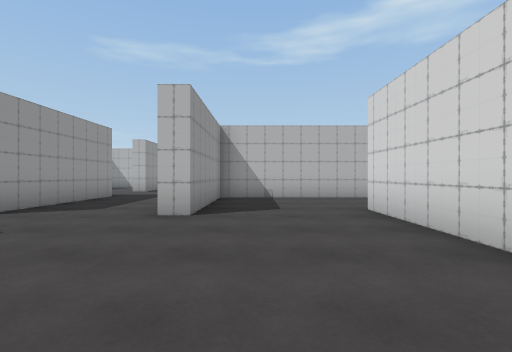
[1] (above)

24 first-person views from a walk through a scene from a Unity 3-D project. The camera is 1.2 m above the floor, looks level and sees 85° across. The floor is counted in squares, 2 m on a side. Each view is taken from the middle of a square. On the plan, view 1 faces up. The plan holds only what a view shows up to about 9 squares ahead; the rest is blank. The player is left out. Some surface patterns are stand-ins.

[2]
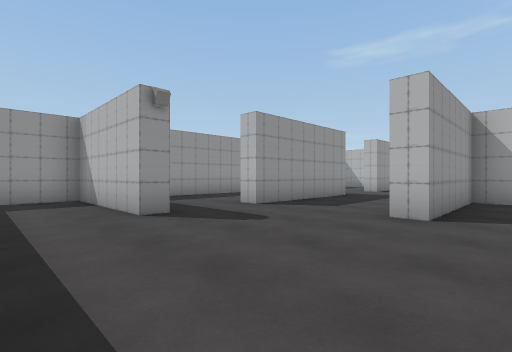

[3]
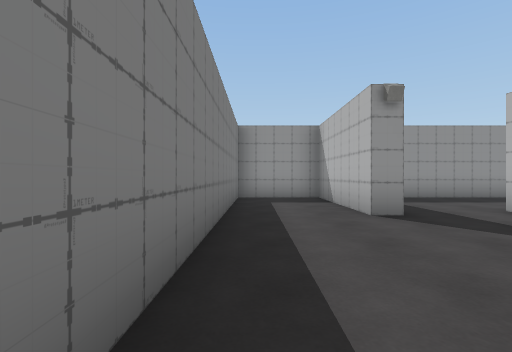

[4]
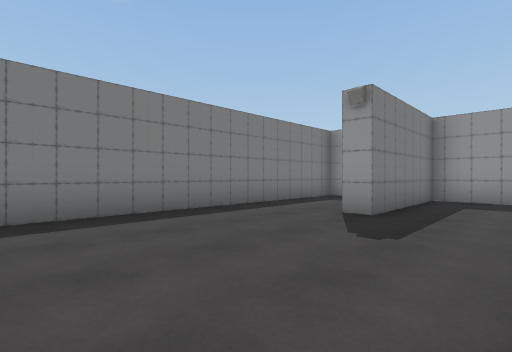

[5]
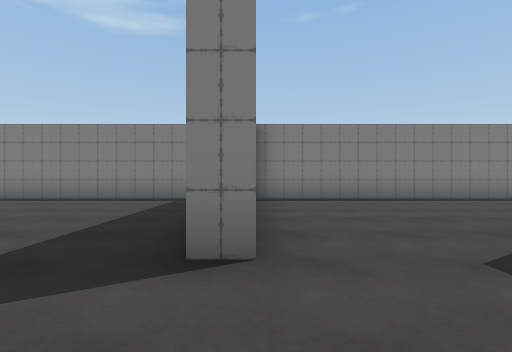

[6]
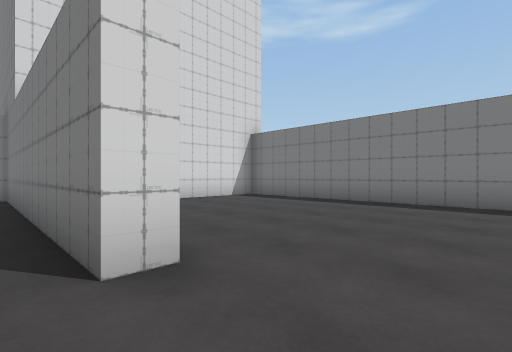

[7]
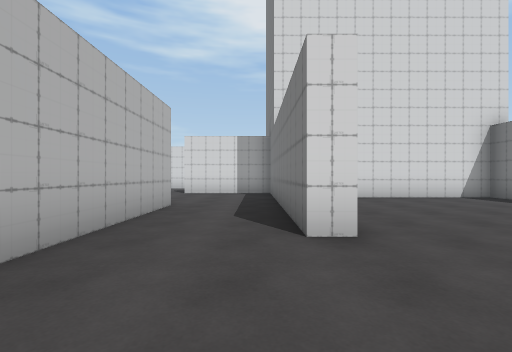

[8]
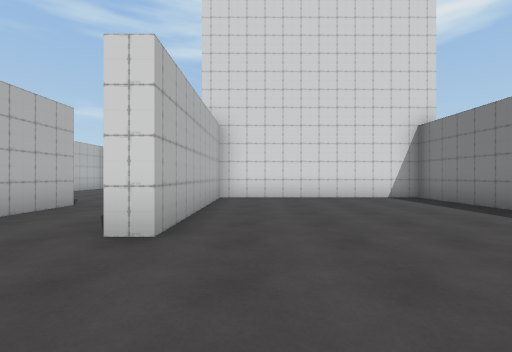

[9]
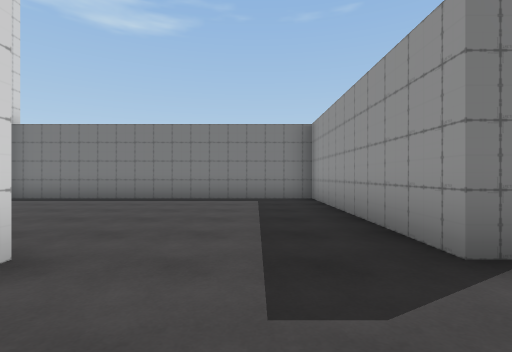

[10]
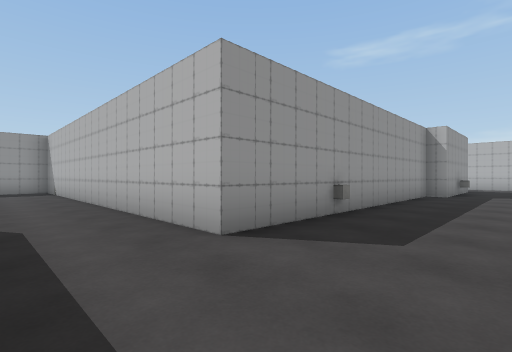

[11]
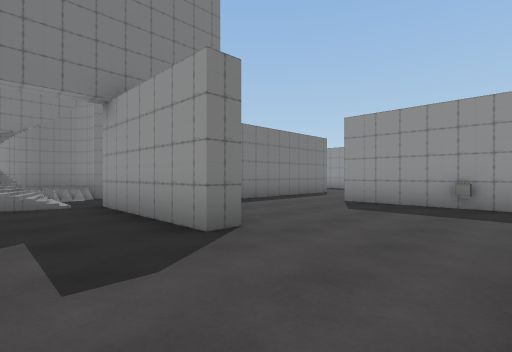

[12]
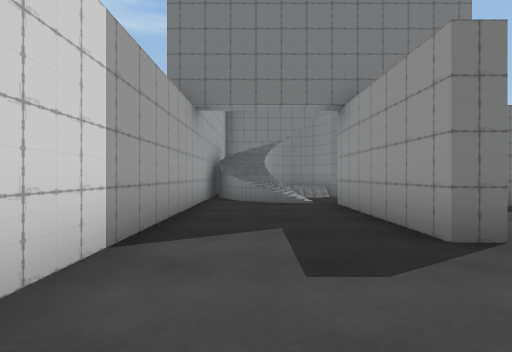

[13]
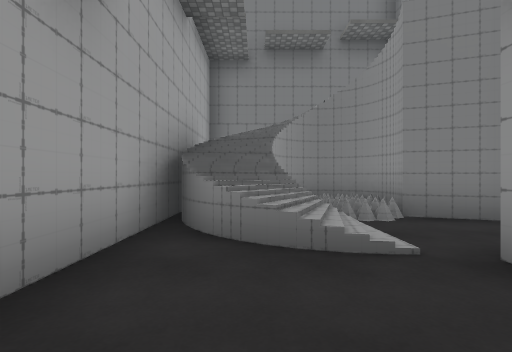

[14]
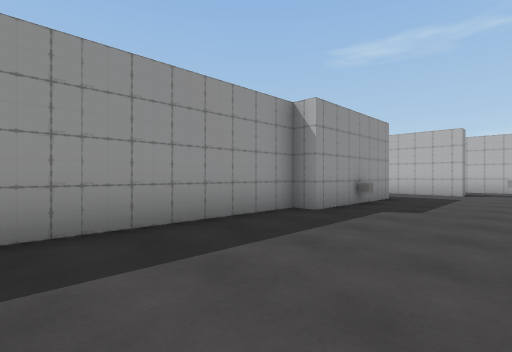

[15]
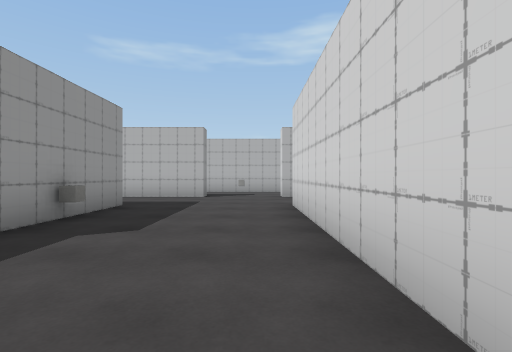

[16]
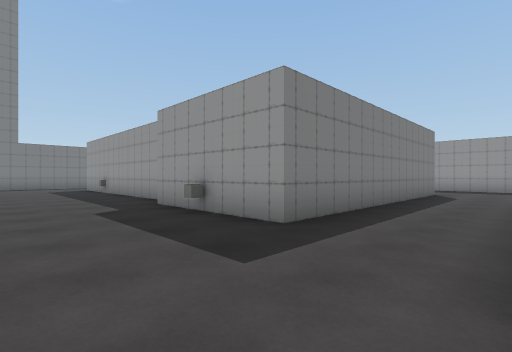

[17]
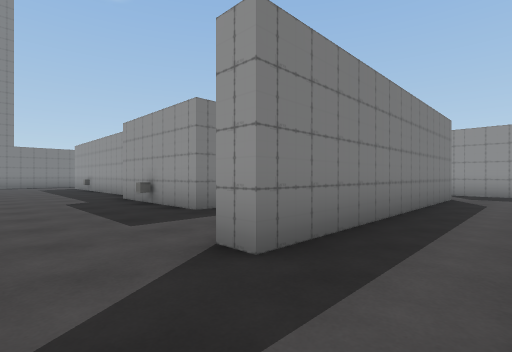

[18]
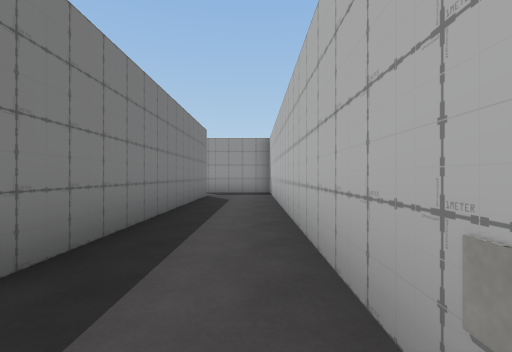

[19]
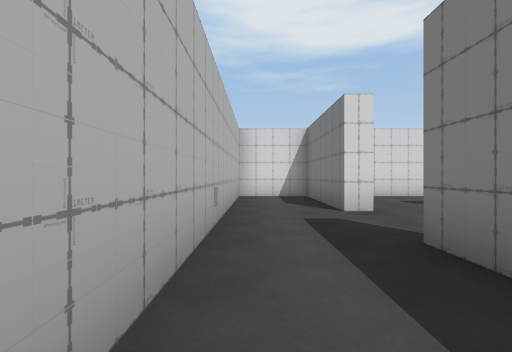

[20]
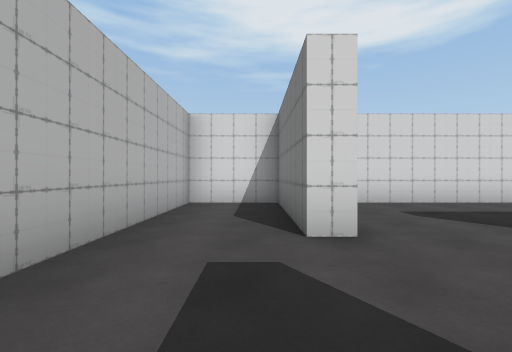

[21]
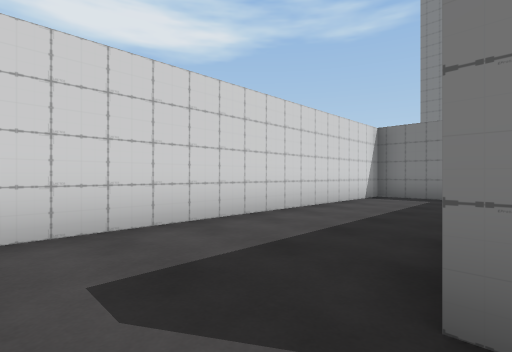

[22]
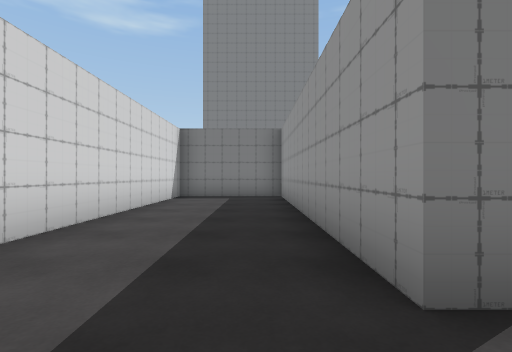

[23]
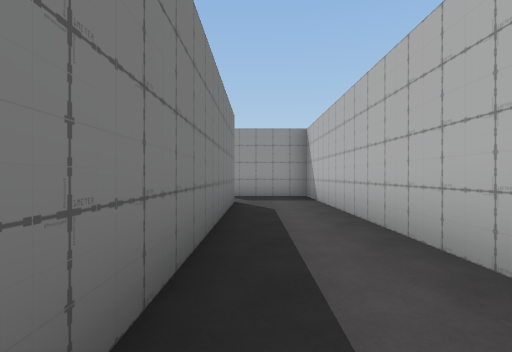

[24]
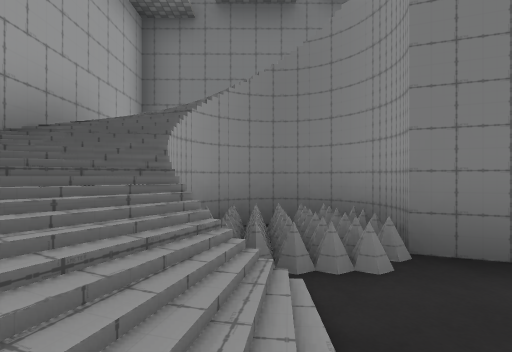

### Floor plan
Points are (right, up) in squares from view 1. A wall is a line through its corners. A room is listed if a view was taken in it or the views show most of it. See-through windows are left out.
Room 1 (views 1, 2, 3, 4)
walls: (-4.2, 4.3) (-4.8, 4.3); (-1, 4.3) (-1.5, 4.3); (2, 2.1) (2, 3.5); (-7.7, 7) (-7.7, 2.3) (-4.2, 2.3) (-4.2, 1.8) (-7.7, 1.8) (-7.7, -0.5) (2, -0.5)
ways out: opening at (0.5, 4.5) to room 2; opening at (-2.5, 4)
Room 2 (views 5, 6, 7, 8, 9)
walls: (2, 3.5) (2, 5) (2.5, 5) (2.5, -0.5) (10.7, -0.5) (10.7, 5) (5.7, 5) (5.7, 5.5); (4.4, 7.7) (-1, 7.7) (-1, 4.3)
ways out: opening at (0.5, 4.5) to room 1; opening at (5.5, 6.5) to room 3
Room 3 (views 10, 11, 12, 13, 14, 15, 24)
walls: (12.6, 8.5) (13.2, 8.5) (13.2, 5); (12.8, 13.8) (12.8, 18.8); (8.8, 15.3) (8.8, 7.7) (4.4, 7.7); (5.7, 5.5) (12.8, 5.5); (12.2, -0.5) (16.2, -0.5) (16.2, 9.8); (10.5, 21) (8.1, 21); (1.8, 18.8) (9.3, 18.8) (9.3, 15.3)
ways out: opening at (5.5, 6.5) to room 2; opening at (2.5, 21) to room 4; opening at (11.5, 21) to room 4; opening at (13, 19.5) to room 5; opening at (3, 20)
objects: other object (9, 10); other object (9, 17); other object (13, 3); other object (13, 12); other object (14, 2); other object (14, 3); other object (15, 2)
Room 4 (views 16, 17, 18, 19, 20, 23)
walls: (12.8, 21) (12.8, 21.5) (16.2, 21.5) (16.2, 23.5) (1.7, 23.5) (1.7, 21.1); (3.5, 21.5) (10.5, 21.5) (10.5, 21)
ways out: opening at (2.5, 21) to room 3; opening at (11.5, 21) to room 3
objects: other object (11, 24)
Room 5 (views 21, 22)
walls: (12.8, 18.8) (13.2, 18.8) (13.2, 12.8); (13.5, 11.7) (16.2, 11.7) (16.2, 19.9)
ways out: opening at (13, 19.5) to room 3

Positions as (right, up) in squares from view 1, and headings:
1: (0, 0), facing up
2: (0, 0), facing up-left
3: (0, 0), facing left
4: (0, 4), facing down-left
5: (2, 7), facing down
6: (4, 6), facing down-right
7: (3, 6), facing right
8: (3, 4), facing right
9: (4, 7), facing down
10: (11, 6), facing up-left
11: (15, 11), facing down-left
12: (15, 11), facing down
13: (15, 7), facing down
14: (12, 11), facing up-left
15: (12, 13), facing up
16: (12, 21), facing down-left
17: (12, 23), facing down-left
18: (12, 23), facing left
19: (8, 23), facing right
20: (10, 22), facing right
21: (13, 20), facing down-right
22: (14, 20), facing down
23: (10, 22), facing left
24: (14, 5), facing down
